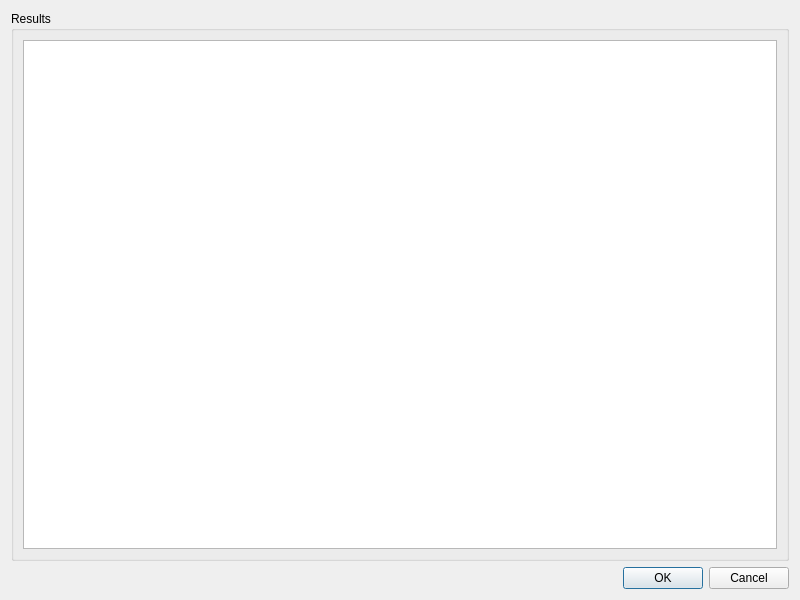
<?xml version="1.0" encoding="UTF-8"?>
<ui version="4.0">
 <class>InferenceDialog</class>
 <widget class="QDialog" name="InferenceDialog">
  <property name="windowModality">
   <enum>Qt::WindowModal</enum>
  </property>
  <property name="geometry">
   <rect>
    <x>0</x>
    <y>0</y>
    <width>800</width>
    <height>600</height>
   </rect>
  </property>
  <property name="windowTitle">
   <string>Electre Tri - Inference</string>
  </property>
  <layout class="QGridLayout" name="gridLayout_2">
   <item row="0" column="0">
    <widget class="QGroupBox" name="groupBox">
     <property name="title">
      <string>Results</string>
     </property>
     <layout class="QGridLayout" name="gridLayout">
      <item row="0" column="0">
       <widget class="QTextBrowser" name="textBrowser">
        <property name="font">
         <font>
          <family>Courier New</family>
          <pointsize>12</pointsize>
         </font>
        </property>
        <property name="lineWrapMode">
         <enum>QTextEdit::NoWrap</enum>
        </property>
       </widget>
      </item>
     </layout>
    </widget>
   </item>
   <item row="1" column="0">
    <widget class="QDialogButtonBox" name="buttonBox">
     <property name="orientation">
      <enum>Qt::Horizontal</enum>
     </property>
     <property name="standardButtons">
      <set>QDialogButtonBox::Cancel|QDialogButtonBox::Ok</set>
     </property>
    </widget>
   </item>
  </layout>
 </widget>
 <resources/>
 <connections>
  <connection>
   <sender>buttonBox</sender>
   <signal>accepted()</signal>
   <receiver>InferenceDialog</receiver>
   <slot>accept()</slot>
   <hints>
    <hint type="sourcelabel">
     <x>248</x>
     <y>254</y>
    </hint>
    <hint type="destinationlabel">
     <x>157</x>
     <y>274</y>
    </hint>
   </hints>
  </connection>
  <connection>
   <sender>buttonBox</sender>
   <signal>rejected()</signal>
   <receiver>InferenceDialog</receiver>
   <slot>reject()</slot>
   <hints>
    <hint type="sourcelabel">
     <x>316</x>
     <y>260</y>
    </hint>
    <hint type="destinationlabel">
     <x>286</x>
     <y>274</y>
    </hint>
   </hints>
  </connection>
 </connections>
</ui>
